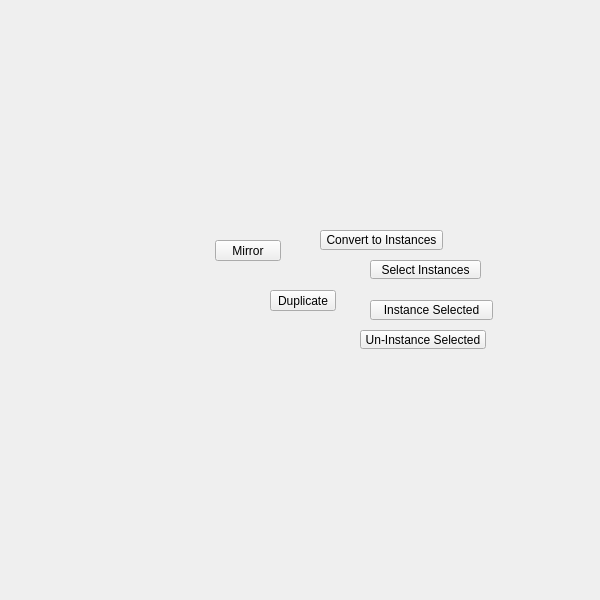
<?xml version="1.0" encoding="UTF-8"?>
<ui version="4.0">
 <class>QtUi</class>
 <widget class="QMainWindow" name="QtUi">
  <property name="enabled">
   <bool>true</bool>
  </property>
  <property name="geometry">
   <rect>
    <x>0</x>
    <y>0</y>
    <width>600</width>
    <height>600</height>
   </rect>
  </property>
  <property name="sizePolicy">
   <sizepolicy hsizetype="Ignored" vsizetype="Ignored">
    <horstretch>0</horstretch>
    <verstretch>0</verstretch>
   </sizepolicy>
  </property>
  <property name="minimumSize">
   <size>
    <width>0</width>
    <height>0</height>
   </size>
  </property>
  <property name="maximumSize">
   <size>
    <width>600</width>
    <height>600</height>
   </size>
  </property>
  <property name="cursor">
   <cursorShape>ArrowCursor</cursorShape>
  </property>
  <property name="windowTitle">
   <string>Toolkit</string>
  </property>
  <property name="whatsThis">
   <string>main</string>
  </property>
  <property name="toolButtonStyle">
   <enum>Qt::ToolButtonIconOnly</enum>
  </property>
  <property name="tabShape">
   <enum>QTabWidget::Triangular</enum>
  </property>
  <property name="dockNestingEnabled">
   <bool>true</bool>
  </property>
  <property name="dockOptions">
   <set>QMainWindow::AllowNestedDocks|QMainWindow::AllowTabbedDocks|QMainWindow::AnimatedDocks|QMainWindow::ForceTabbedDocks</set>
  </property>
  <widget class="QWidget" name="main_widget_transparent">
   <property name="sizePolicy">
    <sizepolicy hsizetype="Ignored" vsizetype="Ignored">
     <horstretch>0</horstretch>
     <verstretch>0</verstretch>
    </sizepolicy>
   </property>
   <widget class="QPushButton" name="i025">
    <property name="geometry">
     <rect>
      <x>270</x>
      <y>290</y>
      <width>66</width>
      <height>21</height>
     </rect>
    </property>
    <property name="minimumSize">
     <size>
      <width>0</width>
      <height>21</height>
     </size>
    </property>
    <property name="maximumSize">
     <size>
      <width>16777215</width>
      <height>21</height>
     </size>
    </property>
    <property name="whatsThis">
     <string>duplicate</string>
    </property>
    <property name="text">
     <string>Duplicate</string>
    </property>
   </widget>
   <widget class="QPushButton" name="b004">
    <property name="geometry">
     <rect>
      <x>370</x>
      <y>260</y>
      <width>111</width>
      <height>19</height>
     </rect>
    </property>
    <property name="maximumSize">
     <size>
      <width>999</width>
      <height>19</height>
     </size>
    </property>
    <property name="toolTip">
     <string>&lt;html&gt;&lt;head/&gt;&lt;body&gt;&lt;p&gt;Select objects that are an instance of the current selection.&lt;/p&gt;&lt;p&gt;If no user selection exists, function will select all instanced objects in the scene.&lt;/p&gt;&lt;/body&gt;&lt;/html&gt;</string>
    </property>
    <property name="text">
     <string>Select Instances</string>
    </property>
    <property name="iconSize">
     <size>
      <width>18</width>
      <height>18</height>
     </size>
    </property>
    <property name="autoDefault">
     <bool>false</bool>
    </property>
    <property name="default">
     <bool>false</bool>
    </property>
    <property name="flat">
     <bool>false</bool>
    </property>
    <property name="bnabled" stdset="0">
     <bool>true</bool>
    </property>
   </widget>
   <widget class="QPushButton" name="b005">
    <property name="geometry">
     <rect>
      <x>360</x>
      <y>330</y>
      <width>126</width>
      <height>19</height>
     </rect>
    </property>
    <property name="maximumSize">
     <size>
      <width>999</width>
      <height>19</height>
     </size>
    </property>
    <property name="toolTip">
     <string>Uninstance selected objects. (no selection is needed for 'all' flag)</string>
    </property>
    <property name="text">
     <string>Un-Instance Selected</string>
    </property>
    <property name="iconSize">
     <size>
      <width>18</width>
      <height>18</height>
     </size>
    </property>
    <property name="autoDefault">
     <bool>false</bool>
    </property>
    <property name="default">
     <bool>false</bool>
    </property>
    <property name="flat">
     <bool>false</bool>
    </property>
    <property name="bnabled" stdset="0">
     <bool>true</bool>
    </property>
   </widget>
   <widget class="QPushButton" name="i019">
    <property name="geometry">
     <rect>
      <x>215</x>
      <y>240</y>
      <width>66</width>
      <height>21</height>
     </rect>
    </property>
    <property name="minimumSize">
     <size>
      <width>0</width>
      <height>21</height>
     </size>
    </property>
    <property name="maximumSize">
     <size>
      <width>16777215</width>
      <height>21</height>
     </size>
    </property>
    <property name="whatsThis">
     <string>mirror</string>
    </property>
    <property name="text">
     <string>Mirror</string>
    </property>
   </widget>
   <widget class="PushButton" name="tb000">
    <property name="geometry">
     <rect>
      <x>320</x>
      <y>230</y>
      <width>123</width>
      <height>20</height>
     </rect>
    </property>
    <property name="minimumSize">
     <size>
      <width>0</width>
      <height>20</height>
     </size>
    </property>
    <property name="maximumSize">
     <size>
      <width>999</width>
      <height>20</height>
     </size>
    </property>
    <property name="toolTip">
     <string>&lt;html&gt;&lt;head/&gt;&lt;body&gt;&lt;p&gt;The first selected object will be instanced across all other selected objects.&lt;/p&gt;&lt;/body&gt;&lt;/html&gt;</string>
    </property>
    <property name="text">
     <string>Convert to Instances</string>
    </property>
    <property name="iconSize">
     <size>
      <width>18</width>
      <height>18</height>
     </size>
    </property>
    <property name="autoDefault">
     <bool>false</bool>
    </property>
    <property name="default">
     <bool>false</bool>
    </property>
    <property name="flat">
     <bool>false</bool>
    </property>
    <property name="bnabled" stdset="0">
     <bool>true</bool>
    </property>
   </widget>
   <widget class="QPushButton" name="b000">
    <property name="geometry">
     <rect>
      <x>370</x>
      <y>300</y>
      <width>123</width>
      <height>20</height>
     </rect>
    </property>
    <property name="minimumSize">
     <size>
      <width>0</width>
      <height>20</height>
     </size>
    </property>
    <property name="maximumSize">
     <size>
      <width>999</width>
      <height>20</height>
     </size>
    </property>
    <property name="toolTip">
     <string>&lt;html&gt;&lt;head/&gt;&lt;body&gt;&lt;p&gt;Create instances of any selected objects.&lt;/p&gt;&lt;/body&gt;&lt;/html&gt;</string>
    </property>
    <property name="text">
     <string>Instance Selected</string>
    </property>
    <property name="iconSize">
     <size>
      <width>18</width>
      <height>18</height>
     </size>
    </property>
    <property name="autoDefault">
     <bool>false</bool>
    </property>
    <property name="default">
     <bool>false</bool>
    </property>
    <property name="flat">
     <bool>false</bool>
    </property>
    <property name="bnabled" stdset="0">
     <bool>true</bool>
    </property>
   </widget>
  </widget>
 </widget>
 <customwidgets>
  <customwidget>
   <class>PushButton</class>
   <extends>QPushButton</extends>
   <header>widgets.pushbutton.h</header>
  </customwidget>
 </customwidgets>
 <resources/>
 <connections/>
 <designerdata>
  <property name="gridDeltaX">
   <number>5</number>
  </property>
  <property name="gridDeltaY">
   <number>10</number>
  </property>
  <property name="gridSnapX">
   <bool>true</bool>
  </property>
  <property name="gridSnapY">
   <bool>true</bool>
  </property>
  <property name="gridVisible">
   <bool>true</bool>
  </property>
 </designerdata>
</ui>
